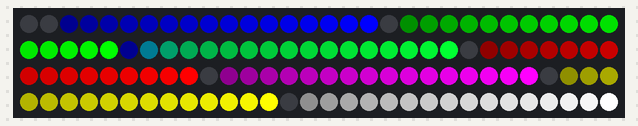
Bench run of a sketch on a simulated Arduino Uno, built with avr-gcc and run on an emulated ATmega328P. Parts: 120 RGB LEDs in strip order, left to right, continuing on the next row.

Above: at 0.17 s.
At 4.86 s:
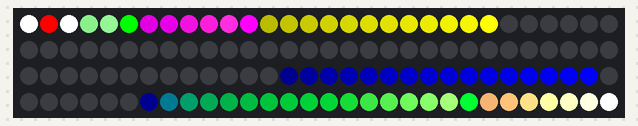
At 9.85 s:
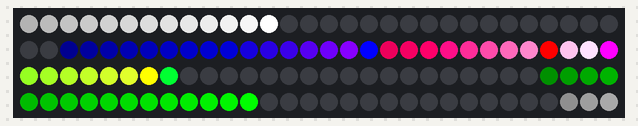
At 19.83 s:
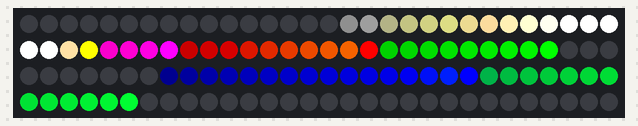
At 29.8 s:
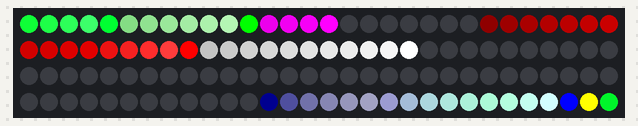
At 39.8 s:
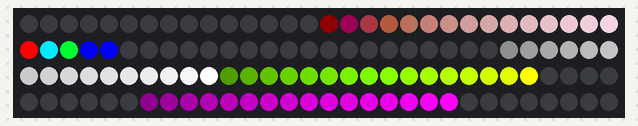

The sketch:

C2_colorblendingrace_7_color.ino
```cpp
#include <Adafruit_NeoPixel.h>
#define PIN 6
#define CNT_LIGHTS 120

Adafruit_NeoPixel strip = Adafruit_NeoPixel(CNT_LIGHTS, PIN, NEO_GRB + NEO_KHZ800);
//fixed settings
int analogPinL = 1; // read from multiplexer using analog input 0
int analogPinR = 0; // read from multiplexer using analog input 0
int strobePin = 12; // strobe is attached to digital pin 2
int resetPin = 13; // reset is attached to digital pin 3

int speed1 = 0; //counters for speed of section
int speed2 = 0;
int speed3 = 0;
int speed4 = 0;
int speed5 = 0;
int speed6 = 0;
int speed7 = 0;

int leddat[CNT_LIGHTS][3];
int ledw = CNT_LIGHTS/7;
int led1[4] = {0, 0, 255, ledw*1}; //grb + position
int led2[4] = {0, 255, 0, ledw*2}; //grb + position
int led3[4] = {0, 255, 50, ledw*3}; //grb + position
int led4[4] = {255, 0, 0, ledw*4}; //grb + position
int led5[4] = {255, 0, 255, ledw*5}; //grb + position
int led6[4] = {255, 255, 0, ledw*6}; //grb + position
int led7[4] = {255, 255, 255, ledw*7}; //grb + position


void setup() {
  Serial.begin(9600); // print to serial monitor
  strip.begin();
  strip.show();
  pinMode(analogPinL, INPUT);
  pinMode(analogPinR, INPUT);
  pinMode(strobePin, OUTPUT);
  pinMode(resetPin, OUTPUT);
  digitalWrite(resetPin, LOW);
  digitalWrite(strobePin, HIGH);
}

void loop() {
    moveled(5,4,2,7,8,9,3); //move led forward one

    //delay(1);
}


void moveled(int o,int tw,int th,int fo,int fi,int si,int se){
  //leddat[10][2] = 255;
//leddat[20][1] = 255;
  //________________________moving led 1
  for (int i=led1[3]; i>led1[3]-ledw; i--){
   for (int k=0; k<3; k++){
     if (i<0)
       if (leddat[CNT_LIGHTS+i][k] + led1[k] -((led1[k]/ledw)*(led1[3]-i+1)) >=255)
          leddat[CNT_LIGHTS+i][k] = 255;
       else
          leddat[CNT_LIGHTS+i][k] += led1[k] -((led1[k]/ledw)*(led1[3]-i+1));
     else
       if (led1[3]-i == 0)
         leddat[i][k] = led1[k]; //first one must be strong
       else
         if (leddat[i][k] + led1[k] -((led1[k]/ledw)*(led1[3]-i+1)) >=255)
           leddat[i][k] = 255;
         else
           leddat[i][k] += led1[k] -((led1[k]/ledw)*(led1[3]-i+1));
   }
 }
   //________________________moving led 2
  for (int i=led2[3]; i>led2[3]-ledw; i--){
   for (int k=0; k<3; k++){
     if (i<0)
       if (leddat[CNT_LIGHTS+i][k] + led2[k] -((led2[k]/ledw)*(led2[3]-i+1)) >=255)
          leddat[CNT_LIGHTS+i][k] = 255;
       else
          leddat[CNT_LIGHTS+i][k] += led2[k] -((led2[k]/ledw)*(led2[3]-i+1));
     else
       if (led2[3]-i == 0)
         leddat[i][k] = led2[k]; //first one must be strong
       else
         if (leddat[i][k] + led2[k] -((led2[k]/ledw)*(led2[3]-i+1)) >=255)
           leddat[i][k] = 255;
         else
           leddat[i][k] += led2[k] -((led2[k]/ledw)*(led2[3]-i+1));
   }
 }

 //________________________moving led 3
  for (int i=led3[3]; i>led3[3]-ledw; i--){
   for (int k=0; k<3; k++){
     if (i<0)
       if (leddat[CNT_LIGHTS+i][k] + led3[k] -((led3[k]/ledw)*(led3[3]-i+1)) >=255)
          leddat[CNT_LIGHTS+i][k] = 255;
       else
          leddat[CNT_LIGHTS+i][k] += led3[k] -((led3[k]/ledw)*(led3[3]-i+1));
     else
       if (led3[3]-i == 0)
         leddat[i][k] = led3[k]; //first one must be strong
       else
         if (leddat[i][k] + led3[k] -((led3[k]/ledw)*(led3[3]-i+1)) >=255)
           leddat[i][k] = 255;
         else
           leddat[i][k] += led3[k] -((led3[k]/ledw)*(led3[3]-i+1));
   }
 }
   //________________________moving led 4
  for (int i=led4[3]; i>led4[3]-ledw; i--){
   for (int k=0; k<3; k++){
     if (i<0)
       if (leddat[CNT_LIGHTS+i][k] + led4[k] -((led4[k]/ledw)*(led4[3]-i+1)) >=255)
          leddat[CNT_LIGHTS+i][k] = 255;
       else
          leddat[CNT_LIGHTS+i][k] += led4[k] -((led4[k]/ledw)*(led4[3]-i+1));
     else
       if (led4[3]-i == 0)
         leddat[i][k] = led4[k]; //first one must be strong
       else
         if (leddat[i][k] + led4[k] -((led4[k]/ledw)*(led4[3]-i+1)) >=255)
           leddat[i][k] = 255;
         else
           leddat[i][k] += led4[k] -((led4[k]/ledw)*(led4[3]-i+1));
   }
 }
  //________________________moving led 5
  for (int i=led5[3]; i>led5[3]-ledw; i--){
   for (int k=0; k<3; k++){
     if (i<0)
       if (leddat[CNT_LIGHTS+i][k] + led5[k] -((led5[k]/ledw)*(led5[3]-i+1)) >=255)
          leddat[CNT_LIGHTS+i][k] = 255;
       else
          leddat[CNT_LIGHTS+i][k] += led5[k] -((led5[k]/ledw)*(led5[3]-i+1));
     else
       if (led5[3]-i == 0)
         leddat[i][k] = led5[k]; //first one must be strong
       else
         if (leddat[i][k] + led5[k] -((led5[k]/ledw)*(led5[3]-i+1)) >=255)
           leddat[i][k] = 255;
         else
           leddat[i][k] += led5[k] -((led5[k]/ledw)*(led5[3]-i+1));
   }
 }
   //________________________moving led 6
  for (int i=led6[3]; i>led6[3]-ledw; i--){
   for (int k=0; k<3; k++){
     if (i<0)
       if (leddat[CNT_LIGHTS+i][k] + led6[k] -((led6[k]/ledw)*(led6[3]-i+1)) >=255)
          leddat[CNT_LIGHTS+i][k] = 255;
       else
          leddat[CNT_LIGHTS+i][k] += led6[k] -((led6[k]/ledw)*(led6[3]-i+1));
     else
       if (led6[3]-i == 0)
         leddat[i][k] = led6[k]; //first one must be strong
       else
         if (leddat[i][k] + led6[k] -((led6[k]/ledw)*(led6[3]-i+1)) >=255)
           leddat[i][k] = 255;
         else
           leddat[i][k] += led6[k] -((led6[k]/ledw)*(led6[3]-i+1));
   }
 }
  //________________________moving led 7
  for (int i=led7[3]; i>led7[3]-ledw; i--){
   for (int k=0; k<3; k++){
     if (i<0)
       if (leddat[CNT_LIGHTS+i][k] + led7[k] -((led7[k]/ledw)*(led7[3]-i+1)) >=255)
          leddat[CNT_LIGHTS+i][k] = 255;
       else
          leddat[CNT_LIGHTS+i][k] += led7[k] -((led7[k]/ledw)*(led7[3]-i+1));
     else
       if (led7[3]-i == 0)
         leddat[i][k] = led7[k]; //first one must be strong
       else
         if (leddat[i][k] + led7[k] -((led7[k]/ledw)*(led7[3]-i+1)) >=255)
           leddat[i][k] = 255;
         else
           leddat[i][k] += led7[k] -((led7[k]/ledw)*(led7[3]-i+1));
   }
 }


 //_________set the first to be strong
 for(int s=0; s<3; s++){
   leddat[led1[3]][s] = led1[s];
   leddat[led2[3]][s] = led2[s];
   leddat[led3[3]][s] = led3[s];
   leddat[led4[3]][s] = led4[s];
   leddat[led5[3]][s] = led5[s];
   leddat[led6[3]][s] = led6[s];
   leddat[led7[3]][s] = led7[s];
 }


 //________set positions with speed
 if (led1[3]<CNT_LIGHTS-1){
   if (speed1 == o){
     led1[3]+=1;
     speed1 = 0;
   }
 }
  else{
    led1[3]=1;
    speed1 = 0;
  }
 if (led2[3]<CNT_LIGHTS-1){
   if (speed2 == tw){
     led2[3]+=1;
     speed2 = 0;
   }
 }
  else{
    led2[3]=1;
    speed2 = 0;
  }
 if (led3[3]<CNT_LIGHTS-1){
   if (speed3 == th){
     led3[3]+=1;
     speed3 = 0;
   }
 }
  else{
    led3[3]=1;
    speed3 = 0;
  }
  if (led4[3]<CNT_LIGHTS-1){
   if (speed4 == fo){
     led4[3]+=1;
     speed4 = 0;
   }
 }
  else{
    led4[3]=1;
    speed4 = 0;
  }
if (led5[3]<CNT_LIGHTS-1){
   if (speed5 == fi){
     led5[3]+=1;
     speed5 = 0;
   }
 }
  else{
    led5[3]=1;
    speed5 = 0;
  }
if (led6[3]<CNT_LIGHTS-1){
   if (speed6 == si){
     led6[3]+=1;
     speed6 = 0;
   }
 }
  else{
    led6[3]=1;
    speed6 = 0;
  }
if (led7[3]<CNT_LIGHTS-1){
   if (speed7 == se){
     led7[3]+=1;
     speed7 = 0;
   }
 }
  else{
    led7[3]=1;
    speed7 = 0;
  }
  speed1++;
  speed2++;
  speed3++;
  speed4++;
  speed5++;
  speed6++;
  speed7++;
  setled();
}


void setled(){
  for (int i=0; i<CNT_LIGHTS; i++){
    int r = leddat[i][0];
    int g = leddat[i][1];
    int b = leddat[i][2];
    strip.setPixelColor(i , r, g, b);
  }
  strip.show();
  clearleddat();
}


void clearleddat(){
  for (int i=0; i<CNT_LIGHTS; i++){
    leddat[i][0] = 0;
    leddat[i][1] = 0;
    leddat[i][2] = 0;
  }
}
```
